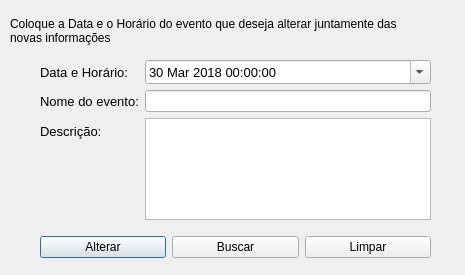
<?xml version="1.0" encoding="UTF-8"?>
<ui version="4.0">
 <class>Alteracao</class>
 <widget class="QDialog" name="Alteracao">
  <property name="geometry">
   <rect>
    <x>0</x>
    <y>0</y>
    <width>465</width>
    <height>275</height>
   </rect>
  </property>
  <property name="windowTitle">
   <string>Alteração de evento</string>
  </property>
  <widget class="QLabel" name="lblIntrucao">
   <property name="geometry">
    <rect>
     <x>10</x>
     <y>10</y>
     <width>451</width>
     <height>41</height>
    </rect>
   </property>
   <property name="text">
    <string>Coloque a Data e o Horário do evento que deseja alterar juntamente das 
novas informações</string>
   </property>
  </widget>
  <widget class="QWidget" name="layoutWidget">
   <property name="geometry">
    <rect>
     <x>40</x>
     <y>60</y>
     <width>391</width>
     <height>198</height>
    </rect>
   </property>
   <layout class="QVBoxLayout" name="verticalLayout">
    <item>
     <layout class="QFormLayout" name="formLayout">
      <item row="0" column="0">
       <widget class="QLabel" name="lblDataHorario">
        <property name="font">
         <font>
          <pointsize>10</pointsize>
         </font>
        </property>
        <property name="text">
         <string>Data e Horário:</string>
        </property>
       </widget>
      </item>
      <item row="0" column="1">
       <widget class="QDateTimeEdit" name="dtQuando">
        <property name="font">
         <font>
          <pointsize>10</pointsize>
         </font>
        </property>
        <property name="minimumDateTime">
         <datetime>
          <hour>0</hour>
          <minute>0</minute>
          <second>0</second>
          <year>2018</year>
          <month>3</month>
          <day>30</day>
         </datetime>
        </property>
        <property name="maximumDate">
         <date>
          <year>2100</year>
          <month>12</month>
          <day>31</day>
         </date>
        </property>
        <property name="minimumDate">
         <date>
          <year>2018</year>
          <month>3</month>
          <day>30</day>
         </date>
        </property>
        <property name="calendarPopup">
         <bool>true</bool>
        </property>
       </widget>
      </item>
      <item row="1" column="0">
       <widget class="QLabel" name="lblNomeEvento">
        <property name="font">
         <font>
          <pointsize>10</pointsize>
         </font>
        </property>
        <property name="text">
         <string>Nome do evento:</string>
        </property>
       </widget>
      </item>
      <item row="1" column="1">
       <widget class="QLineEdit" name="txtTitulo"/>
      </item>
      <item row="2" column="0">
       <widget class="QLabel" name="lblDescricao">
        <property name="font">
         <font>
          <pointsize>10</pointsize>
         </font>
        </property>
        <property name="text">
         <string>Descrição:</string>
        </property>
       </widget>
      </item>
      <item row="2" column="1">
       <widget class="QTextEdit" name="txtDescricao"/>
      </item>
     </layout>
    </item>
    <item>
     <spacer name="verticalSpacer">
      <property name="orientation">
       <enum>Qt::Vertical</enum>
      </property>
      <property name="sizeHint" stdset="0">
       <size>
        <width>20</width>
        <height>100</height>
       </size>
      </property>
     </spacer>
    </item>
    <item>
     <layout class="QHBoxLayout" name="horizontalLayout">
      <item>
       <widget class="QPushButton" name="btnAlterar">
        <property name="text">
         <string>Alterar</string>
        </property>
       </widget>
      </item>
      <item>
       <widget class="QPushButton" name="btnBuscar">
        <property name="text">
         <string>Buscar</string>
        </property>
       </widget>
      </item>
      <item>
       <widget class="QPushButton" name="btnLimpar">
        <property name="text">
         <string>Limpar</string>
        </property>
       </widget>
      </item>
     </layout>
    </item>
   </layout>
  </widget>
  <zorder>layoutWidget</zorder>
  <zorder>lblIntrucao</zorder>
 </widget>
 <resources/>
 <connections/>
</ui>
